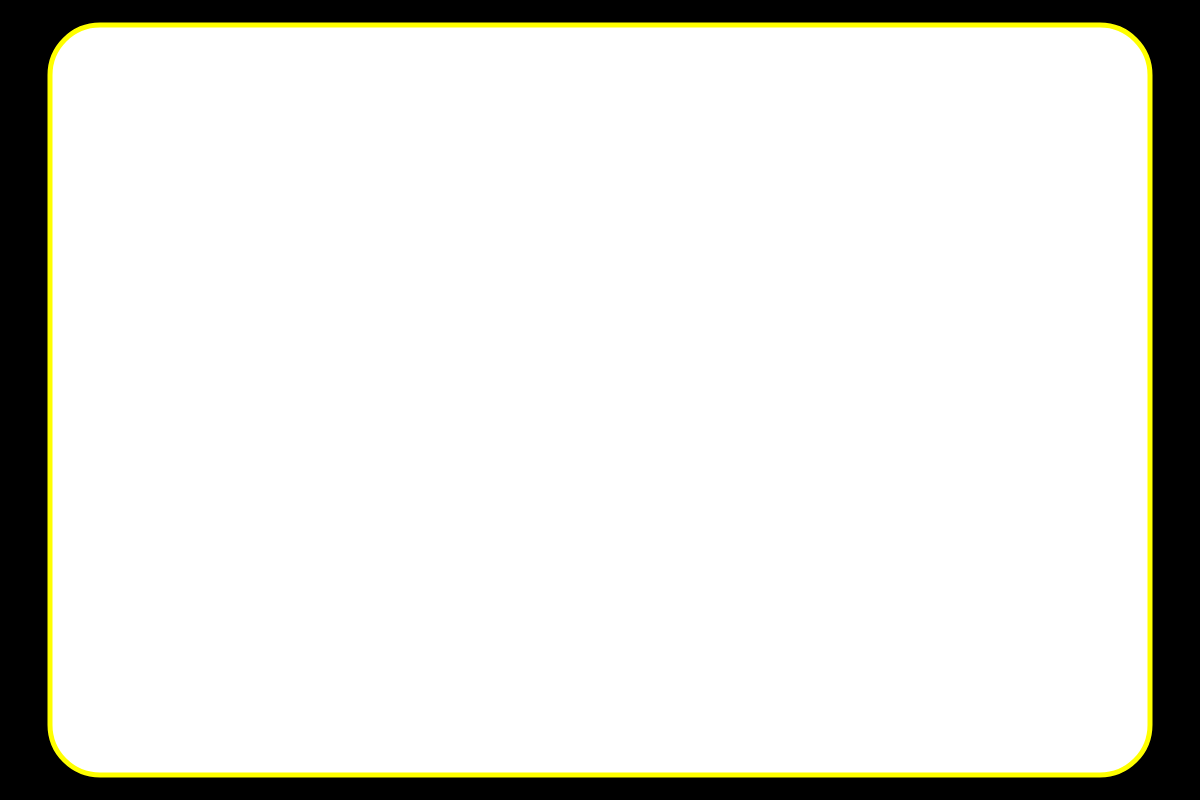
Frame 1 (no input)
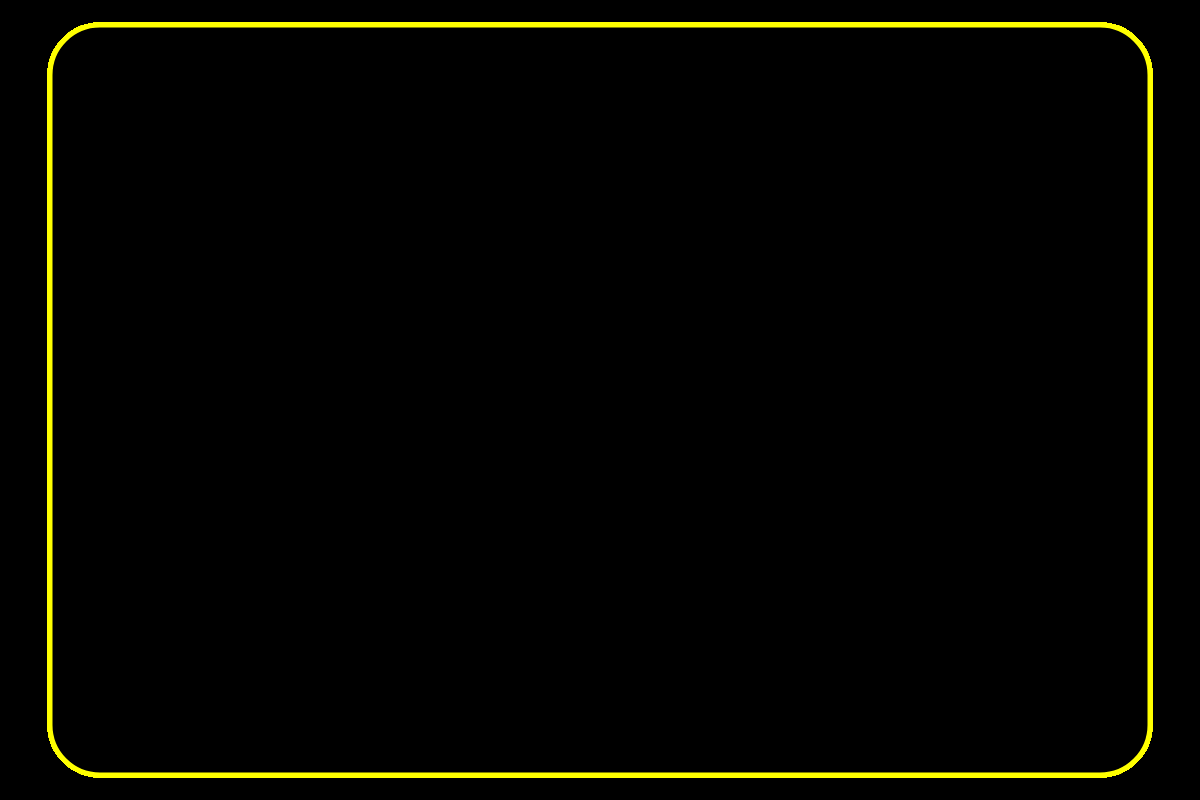
Frame 60 (no input)
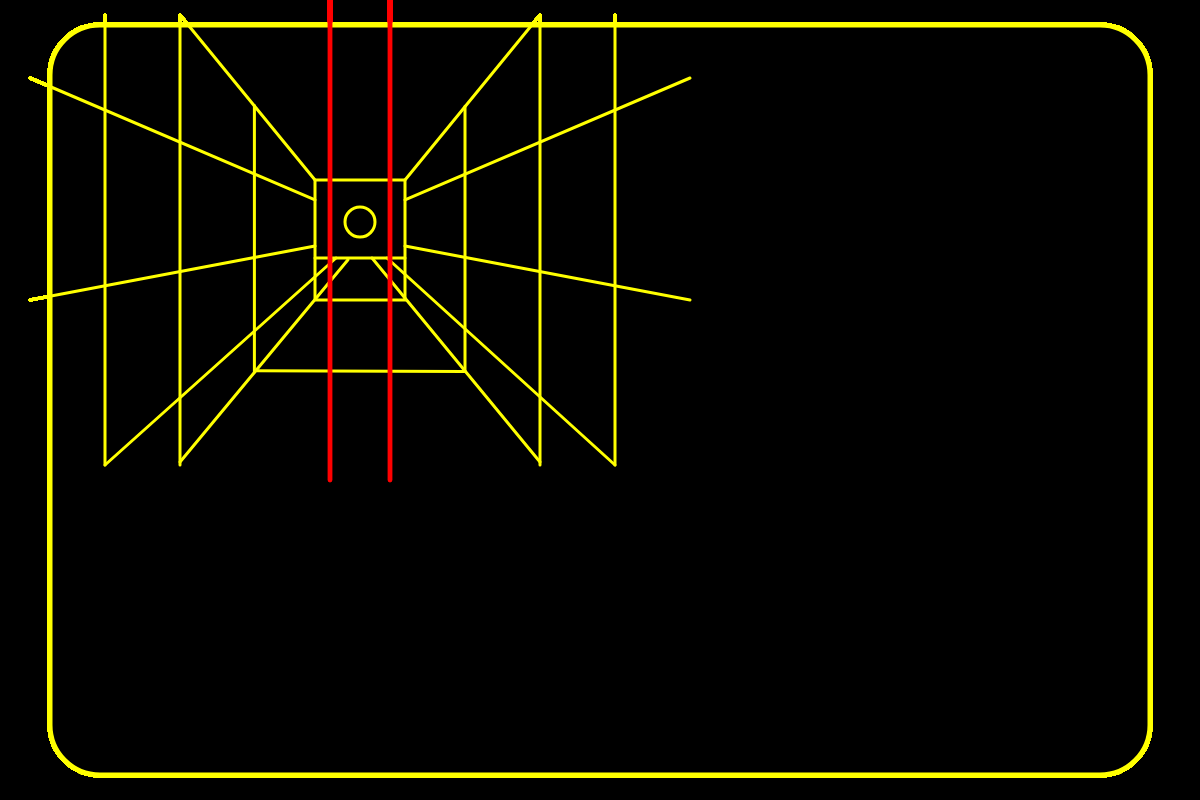
Frame 120 (the mouse pressed at the canvas centre since frame 60)

The p5.js sketch that drew these frames (run headless with seeded random() and noise() and a simulated clock; from frame 60 on, the mouse is pressed at the canvas centre):

// p5.js sketch
// ── sketch.js
function setup() {
  createCanvas(1200, 800);
  background(0)
  rectMode(CENTER)
  
}

function draw() {
  strokeWeight(5)
  

  stroke('yellow')
  rect(600,400, 1100,750,50,50,50,50)
    scale(mouseX/1000)

  fill(0,0,0)
  rect(600,400,150,200)
  circle(600,370, 50)
  line(300, 775, 300, 25) //inside veritcal left
  line(900, 775, 900, 25) //insdie vertical right
  line(175, 775, 175, 25) //outside vert left
  line(1025, 775, 1025, 25) //outside vert right
  line(525, 430, 675, 430)
  line(525,300, 300,25)
  line(525,333, 50,130)
  line(580,433, 300, 770)
  line(675,300, 900,25)
  line(620,430, 900, 770)
  line(560,430, 175,775)
  line(525,410, 50, 500)
  line(675,333, 1150,130)
  line(675,410, 1150,500)
  line(645,430, 1025,775)
  line(424,176, 424,620)
  line(775,177,775,619)
  line(425,618,775,619)
  strokeWeight(8)
  stroke('red')
  
  let i = abs(mouseX-width/2)
  let x1=map(i,0,width/2, width/2-50,50)

  line(x1,0,x1,800)
  line(width-x1,0,width-x1,800)
  
   //line(720,0,720,800)

}
